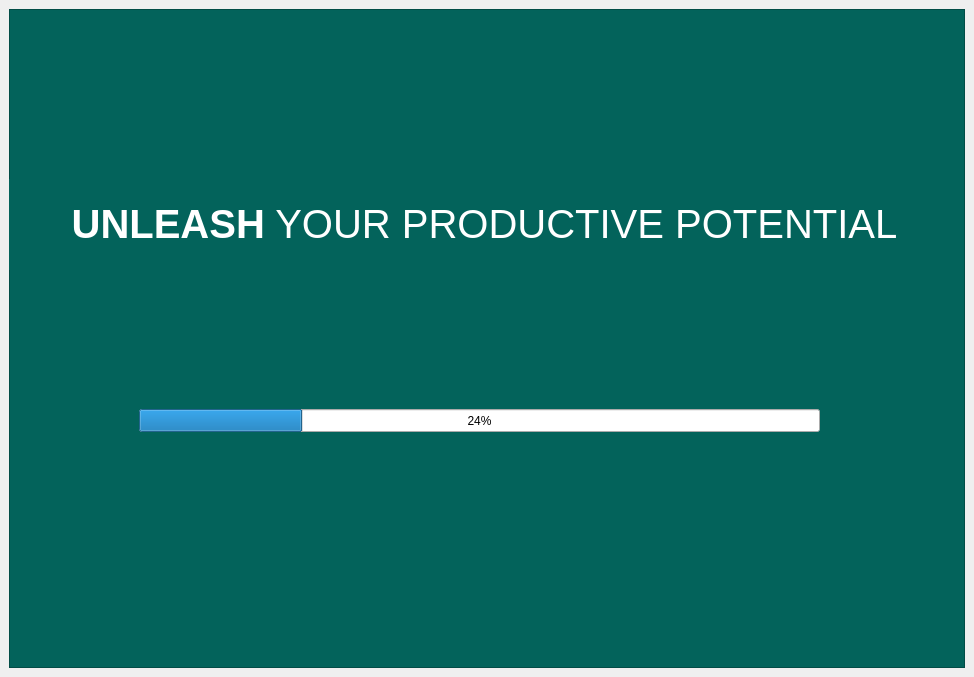
<?xml version="1.0" encoding="UTF-8"?>
<ui version="4.0">
 <class>Main</class>
 <widget class="QMainWindow" name="Main">
  <property name="geometry">
   <rect>
    <x>0</x>
    <y>0</y>
    <width>974</width>
    <height>677</height>
   </rect>
  </property>
  <property name="windowTitle">
   <string>MainWindow</string>
  </property>
  <widget class="QWidget" name="centralwidget">
   <layout class="QVBoxLayout" name="verticalLayout">
    <item>
     <widget class="QFrame" name="frame">
      <property name="font">
       <font>
        <pointsize>30</pointsize>
       </font>
      </property>
      <property name="styleSheet">
       <string notr="true">QFrame{
background-color: rgb(3, 99, 91);
}
</string>
      </property>
      <property name="frameShape">
       <enum>QFrame::StyledPanel</enum>
      </property>
      <property name="frameShadow">
       <enum>QFrame::Raised</enum>
      </property>
      <widget class="QLabel" name="label">
       <property name="geometry">
        <rect>
         <x>0</x>
         <y>170</y>
         <width>951</width>
         <height>91</height>
        </rect>
       </property>
       <property name="font">
        <font>
         <family>Segoe UI</family>
         <pointsize>30</pointsize>
         <weight>50</weight>
         <bold>false</bold>
        </font>
       </property>
       <property name="styleSheet">
        <string notr="true">QLabel{
	color: rgb(255, 255, 255);
}</string>
       </property>
       <property name="text">
        <string>&lt;strong&gt;UNLEASH&lt;/strong&gt; YOUR PRODUCTIVE POTENTIAL</string>
       </property>
       <property name="textFormat">
        <enum>Qt::AutoText</enum>
       </property>
       <property name="alignment">
        <set>Qt::AlignCenter</set>
       </property>
      </widget>
      <widget class="QProgressBar" name="progressBar">
       <property name="geometry">
        <rect>
         <x>130</x>
         <y>400</y>
         <width>681</width>
         <height>23</height>
        </rect>
       </property>
       <property name="value">
        <number>24</number>
       </property>
      </widget>
     </widget>
    </item>
   </layout>
  </widget>
 </widget>
 <resources/>
 <connections/>
</ui>
